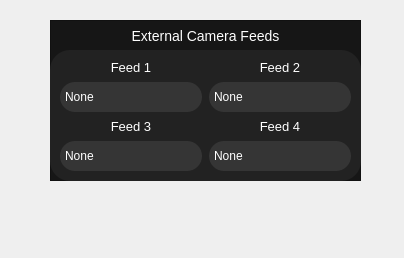
<?xml version="1.0" encoding="UTF-8"?>
<ui version="4.0">
 <class>Form</class>
 <widget class="QWidget" name="Form">
  <property name="geometry">
   <rect>
    <x>0</x>
    <y>0</y>
    <width>404</width>
    <height>258</height>
   </rect>
  </property>
  <property name="windowTitle">
   <string>Form</string>
  </property>
  <widget class="QWidget" name="external_camera_widget" native="true">
   <property name="geometry">
    <rect>
     <x>50</x>
     <y>20</y>
     <width>311</width>
     <height>161</height>
    </rect>
   </property>
   <widget class="QFrame" name="external_cam_feeds">
    <property name="geometry">
     <rect>
      <x>0</x>
      <y>0</y>
      <width>311</width>
      <height>161</height>
     </rect>
    </property>
    <property name="styleSheet">
     <string notr="true">QFrame#external_cam_feeds{
background-color:	rgba(22,22,22,255);
}</string>
    </property>
    <property name="frameShape">
     <enum>QFrame::StyledPanel</enum>
    </property>
    <property name="frameShadow">
     <enum>QFrame::Raised</enum>
    </property>
    <widget class="QLabel" name="label_external_cams">
     <property name="geometry">
      <rect>
       <x>80</x>
       <y>0</y>
       <width>151</width>
       <height>31</height>
      </rect>
     </property>
     <property name="styleSheet">
      <string notr="true">color:White;
font-size: 14px;</string>
     </property>
     <property name="text">
      <string>External Camera Feeds</string>
     </property>
     <property name="alignment">
      <set>Qt::AlignCenter</set>
     </property>
    </widget>
    <widget class="QFrame" name="frame_external_cams">
     <property name="geometry">
      <rect>
       <x>0</x>
       <y>30</y>
       <width>311</width>
       <height>131</height>
      </rect>
     </property>
     <property name="styleSheet">
      <string notr="true">QFrame#frame_external_cams {
background-color: rgba(34,34,34,255);
border-radius: 20px;
}
QLabel{
color: White;
font-size:13px;
}
QComboBox {
border-radius: 15px;
color: White;
background-color: rgba(53,53,53,255);
height:30;
}
QComboBox:on {
border-bottom-left-radius: 0px;
border-bottom-right-radius: 0px;
}

QComboBox QAbstractItemView {
border-bottom-right-radius: 10px;
border-bottom-left-radius: 10px;
background: rgba(53,53,53,255);
border: none;
color: White;
}

QComboBox::drop-down {
border-color: transparent;
}</string>
     </property>
     <property name="frameShape">
      <enum>QFrame::StyledPanel</enum>
     </property>
     <property name="frameShadow">
      <enum>QFrame::Raised</enum>
     </property>
     <widget class="QWidget" name="gridLayoutWidget">
      <property name="geometry">
       <rect>
        <x>10</x>
        <y>10</y>
        <width>291</width>
        <height>115</height>
       </rect>
      </property>
      <layout class="QGridLayout" name="gridLayout">
       <property name="spacing">
        <number>7</number>
       </property>
       <item row="0" column="1">
        <widget class="QLabel" name="label_feed_2">
         <property name="sizePolicy">
          <sizepolicy hsizetype="Ignored" vsizetype="Fixed">
           <horstretch>0</horstretch>
           <verstretch>0</verstretch>
          </sizepolicy>
         </property>
         <property name="text">
          <string>Feed 2</string>
         </property>
         <property name="alignment">
          <set>Qt::AlignCenter</set>
         </property>
        </widget>
       </item>
       <item row="0" column="0">
        <widget class="QLabel" name="label_feed_1">
         <property name="sizePolicy">
          <sizepolicy hsizetype="Ignored" vsizetype="Fixed">
           <horstretch>0</horstretch>
           <verstretch>0</verstretch>
          </sizepolicy>
         </property>
         <property name="styleSheet">
          <string notr="true"/>
         </property>
         <property name="text">
          <string>Feed 1</string>
         </property>
         <property name="alignment">
          <set>Qt::AlignCenter</set>
         </property>
        </widget>
       </item>
       <item row="2" column="0">
        <widget class="QLabel" name="label_feed_3">
         <property name="sizePolicy">
          <sizepolicy hsizetype="Ignored" vsizetype="Fixed">
           <horstretch>0</horstretch>
           <verstretch>0</verstretch>
          </sizepolicy>
         </property>
         <property name="text">
          <string>Feed 3</string>
         </property>
         <property name="alignment">
          <set>Qt::AlignCenter</set>
         </property>
        </widget>
       </item>
       <item row="1" column="0">
        <widget class="QComboBox" name="cbox_cam_1">
         <property name="styleSheet">
          <string notr="true"/>
         </property>
         <item>
          <property name="text">
           <string>None</string>
          </property>
         </item>
         <item>
          <property name="text">
           <string>Camera 1</string>
          </property>
         </item>
         <item>
          <property name="text">
           <string>Camera 2</string>
          </property>
         </item>
        </widget>
       </item>
       <item row="2" column="1">
        <widget class="QLabel" name="label_feed_4">
         <property name="sizePolicy">
          <sizepolicy hsizetype="Ignored" vsizetype="Fixed">
           <horstretch>0</horstretch>
           <verstretch>0</verstretch>
          </sizepolicy>
         </property>
         <property name="text">
          <string>Feed 4</string>
         </property>
         <property name="scaledContents">
          <bool>false</bool>
         </property>
         <property name="alignment">
          <set>Qt::AlignCenter</set>
         </property>
        </widget>
       </item>
       <item row="1" column="1">
        <widget class="QComboBox" name="cbox_cam_4">
         <item>
          <property name="text">
           <string>None</string>
          </property>
         </item>
         <item>
          <property name="text">
           <string>Camera 1</string>
          </property>
         </item>
         <item>
          <property name="text">
           <string>Camera 2</string>
          </property>
         </item>
        </widget>
       </item>
       <item row="3" column="0">
        <widget class="QComboBox" name="cbox_cam_2">
         <item>
          <property name="text">
           <string>None</string>
          </property>
         </item>
         <item>
          <property name="text">
           <string>Camera 1</string>
          </property>
         </item>
         <item>
          <property name="text">
           <string>Camera 2</string>
          </property>
         </item>
        </widget>
       </item>
       <item row="3" column="1">
        <widget class="QComboBox" name="cbox_cam_3">
         <item>
          <property name="text">
           <string>None</string>
          </property>
         </item>
         <item>
          <property name="text">
           <string>Camera 1</string>
          </property>
         </item>
         <item>
          <property name="text">
           <string>Camera 2</string>
          </property>
         </item>
        </widget>
       </item>
      </layout>
     </widget>
    </widget>
   </widget>
  </widget>
 </widget>
 <resources/>
 <connections/>
</ui>
